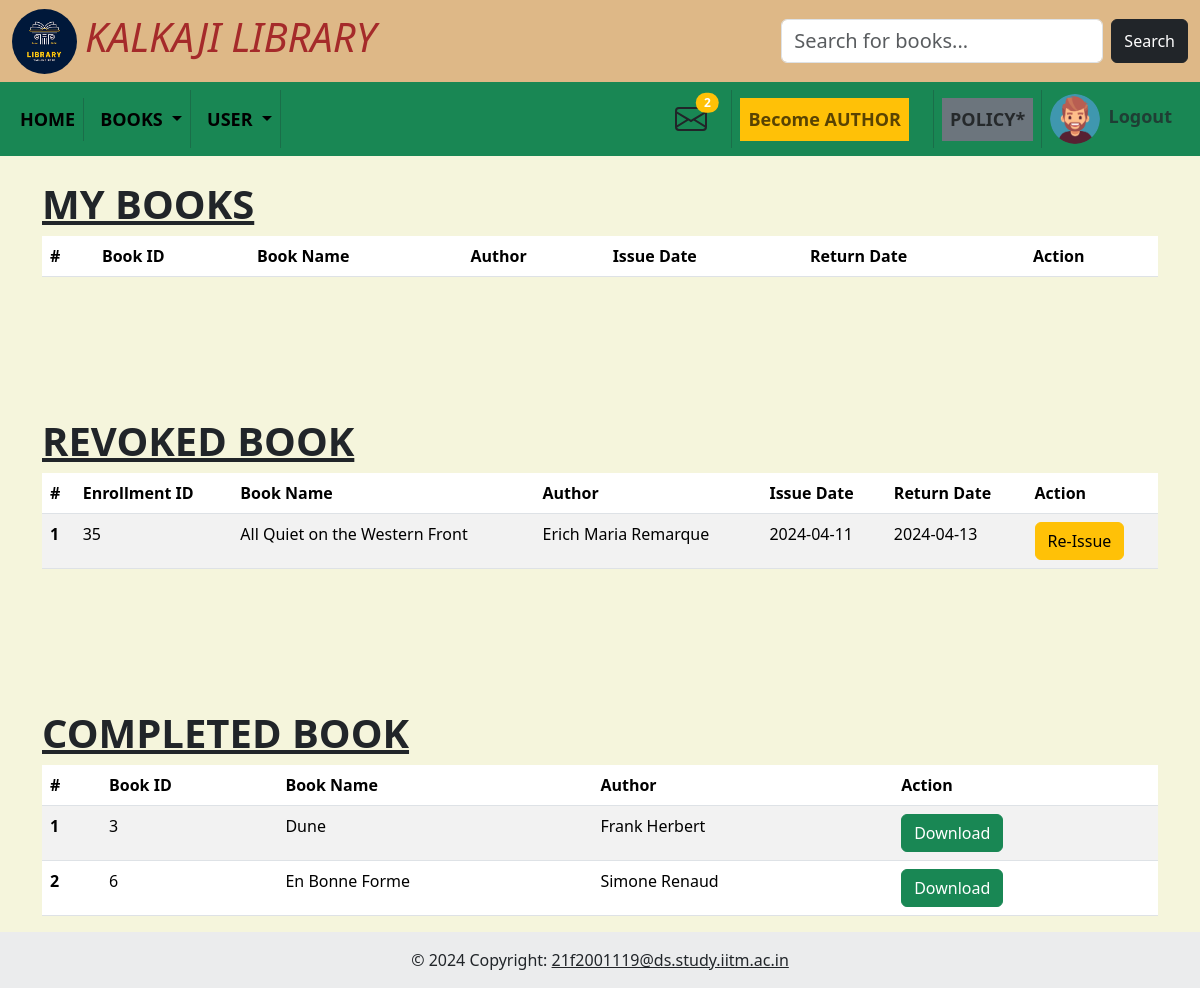
The app's page /my-book (signed in), older data.
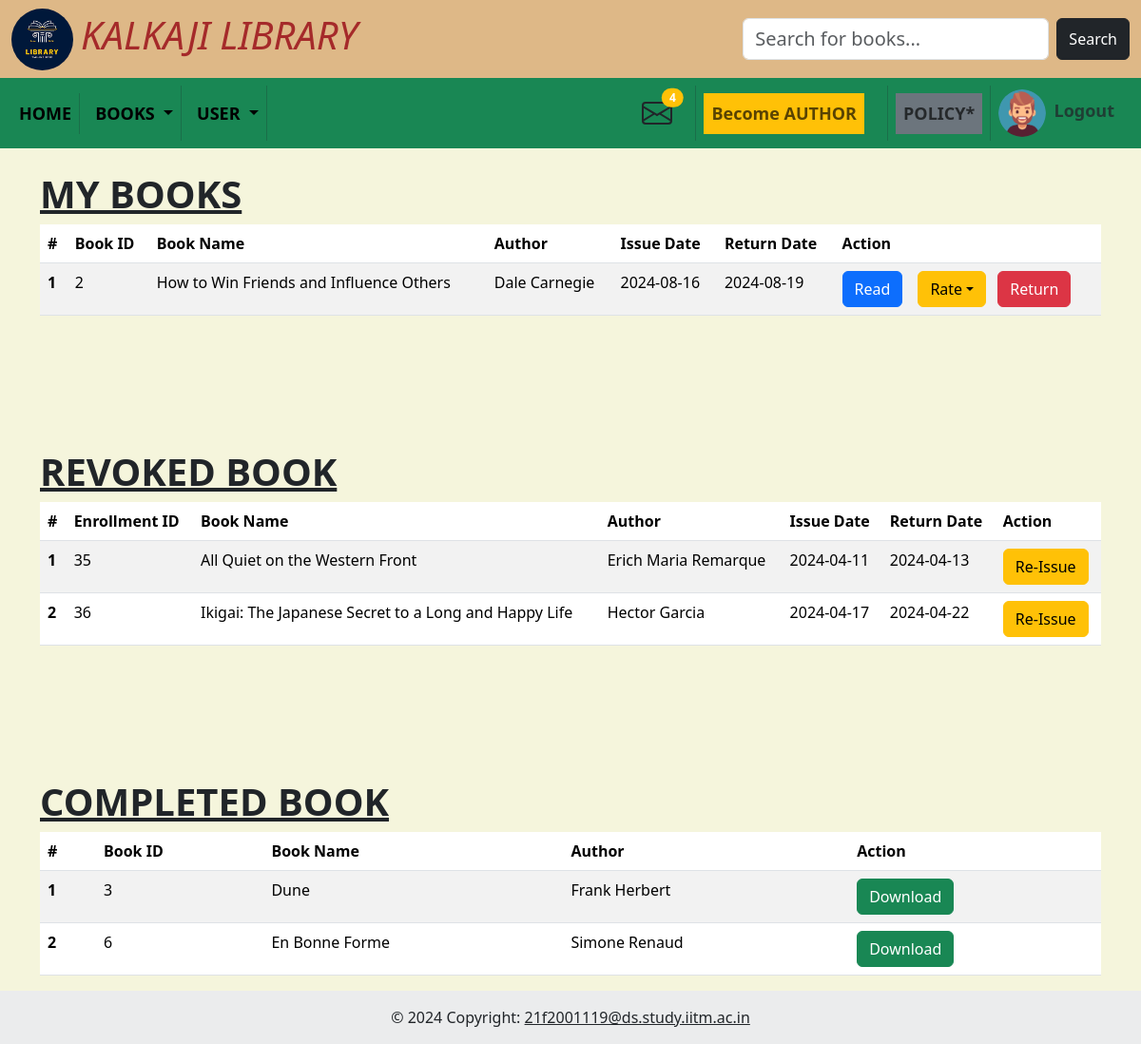
The same page, newer data.
### models/model.py (models this page shows)
class Enrollments(db.Model):
    __tablename__ = "enrollments"
    id = db.Column(db.Integer, autoincrement=True, primary_key=True)
    user_id = db.Column(db.Integer, db.ForeignKey("user.id"), nullable=False)
    book_id = db.Column(db.Integer, db.ForeignKey("book.id"), nullable=False)
    user = db.relationship("User", back_populates="enrollments")
    book = db.relationship("Book", back_populates="enrollments")
    issue_date = db.Column(db.Date)
    return_date = db.Column(db.Date)
    __table_args__ = (db.UniqueConstraint('user_id', 'book_id'),)

class Book(db.Model):
    __tablename__ = "book"
    id = db.Column(db.Integer, autoincrement=True, nullable=False, primary_key=True)
    isbn = db.Column(db.Integer, unique=True, nullable=False)
    name = db.Column(db.String, nullable=False)
    content = db.Column(db.String)
    author_name = db.Column(db.String)
    section = db.Column(db.Integer, db.ForeignKey("sections.id"), nullable=False)
    language = db.Column(db.String)
    date_added = db.Column(db.Date)
    rating = db.Column(db.Integer)
    enrollments = db.relationship("Enrollments", back_populates="book")
    ratings = db.relationship("Rating", backref="book")
    sections = db.relationship('Sections', backref='books')

### controllers/books.py (the view)
@app.route("/my-book")
def my_book():
    curr_date = date.today()
    user_id = session.get("user_id")
    enrolls = Enrollments.query.filter_by(user_id=user_id).all()
    valid_books = []
    not_valid = []
    for i in enrolls:
        if curr_date < i.return_date:
            valid_books.append(i)
        else:
            not_valid.append(i)
    comp_books = Status.query.filter_by(user_id=session.get('user_id')).all()
    books = []
    for i in comp_books:
        book = Book.query.get(i.book_id)
        books.append(book)
    return render_template("mybook.html", enrolls=valid_books, curr_date=curr_date, books=books, revoked=not_valid)

### controllers/admin.py (called while the page is built)
@app.before_request
def before_req():
    if "admin" not in session and request.endpoint in admin_routes:
        return redirect("/admin_login")
    elif "user_id" not in session and request.endpoint in user_routes:
        return redirect("/user_login")

### controllers/index.py (called while the page is built)
@app.context_processor
def inject_admin():
    admin1 = 1
    admin0 = 0
    req = Book_req.query.all()
    msg = Messages.query.filter_by(user_id=session.get('user_id')).all()
    return dict(admin1=admin1, admin0=admin0, req=len(req), msg=len(msg))

### templates/mybook.html (shortened to what the changed rows need)
{% include 'base.html' %}
<div class="container mt-4">
    <h1 class="fw-bold text-uppercase text-decoration-underline">My books</h1>
    <table class="table table-striped table-hover">
        <thead>
            <tr>
                <th scope="col">#</th>
                <th scope="col">Book ID</th>
                <th scope="col">Book Name</th>
                <th scope="col">Author</th>
                <th scope="col">Issue Date</th>
                <th scope="col">Return Date</th>
                <th scope="col">Action</th>
            </tr>
        </thead>
        <tbody>
            {% for enroll in enrolls %}
            <tr>
                <th scope="row">{{loop.index}}</th>
                <td>{{enroll.book.id}}</td>
                <td>{{enroll.book.name}}</td>
                <td>{{enroll.book.author_name}}</td>
                <td>{{enroll.issue_date}}</td>
                <td>{{enroll.return_date}}</td>
                <td>
                    <div class="d-flex">
                    <a href="/book-id/{{enroll.book.id}}" class="btn btn-primary">Read</a>
                    <ul class="navbar-nav mb-lg-0 me-1">
                        <li class="nav-item dropdown">
                            <a class="btn btn-warning ms-3 dropdown-toggle" href="" role="button" data-bs-toggle="dropdown" aria-expanded="false">Rate</a>
                        </li>
                    </ul>
                    <button type="button" class="btn btn-danger ms-2" data-bs-toggle="modal"
                        data-bs-target="#return{{ enroll.book.id }}" data-bs-whatever="@mdo">Return</button>
                    </div>
                </td>
            </tr>
            {% endfor %}
        </tbody>
    </table>
</div>
{% if revoked|length > 0 %}
<div class="container mt-4">
    <h1 class="fw-bold text-uppercase text-decoration-underline">Revoked Book</h1>
    <table class="table table-striped table-hover">
        <thead>
            <tr>
                <th scope="col">#</th>
                <th scope="col">Enrollment ID</th>
                <th scope="col">Book Name</th>
                <th scope="col">Author</th>
                <th scope="col">Issue Date</th>
                <th scope="col">Return Date</th>
                <th scope="col">Action</th>
            </tr>
        </thead>
        <tbody>
            {% for enroll in revoked %}
            <tr>
                <th scope="row">{{loop.index}}</th>
                <td>{{enroll.id}}</td>
                <td>{{enroll.book.name}}</td>
                <td>{{enroll.book.author_name}}</td>
                <td>{{enroll.issue_date}}</td>
                <td>{{enroll.return_date}}</td>
                <td>
                    <button type="button" class="btn btn-warning" data-bs-toggle="modal"
                        data-bs-target="#exampleModal{{ enroll.book.id }}" data-bs-whatever="@mdo">Re-Issue</button>
                </td>
                {% endfor %}
        </tbody>
    </table>
</div>
{% endif %}
<div class="container mt-4">
    <h1 class="fw-bold text-uppercase text-decoration-underline">Completed Book</h1>
    <table class="table table-striped table-hover">
        <thead>
            <tr>
                <th scope="col">#</th>
                <th scope="col">Book ID</th>
                <th scope="col">Book Name</th>
                <th scope="col">Author</th>
                <th scope="col">Action</th>
            </tr>
        </thead>
        <tbody>
            {% for book in books %}
            <tr>
                <th scope="row">{{loop.index}}</th>
                <td>{{book.id}}</td>
                <td>{{book.name}}</td>
                <td>{{book.author_name}}</td>
                <td>
                    <a href="/download/{{book.id}}" class="btn btn-success">Download</a>
                </td>
                {% endfor %}
        </tbody>
    </table>
</div>
</body>
</html>

Row changes from the older to the newer data that the page shows:
added Enrollments: book.id "2", book.name "How to Win Friends and Influence Others", book.author_name "Dale Carnegie", issue_date "2024-08-16", return_date "2024-08-19", shown under "MY BOOKS"
added Enrollments: id "36", book.name "Ikigai: The Japanese Secret to a Long and Happy Life", book.author_name "Hector Garcia", issue_date "2024-04-17", return_date "2024-04-22", shown under "REVOKED BOOK"
Text that changed along with them:
{{ msg }}: "2" → "4"
